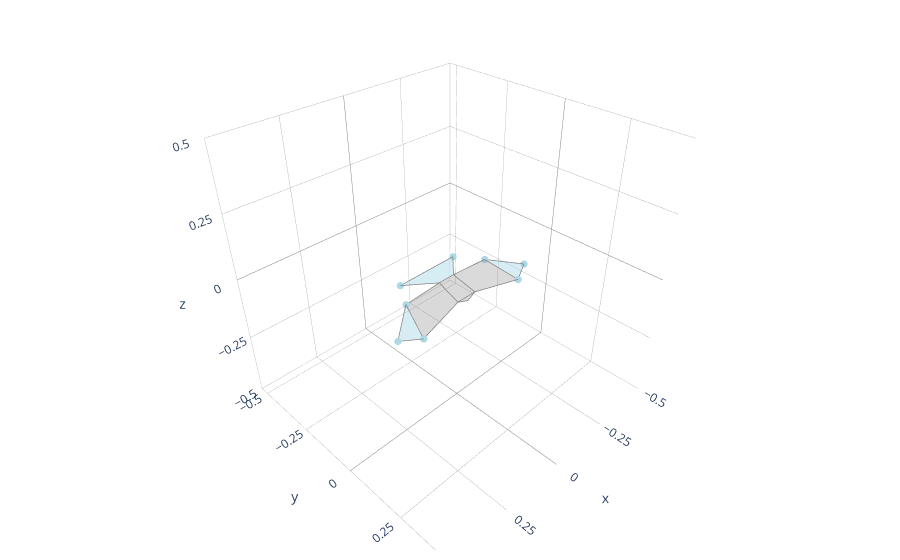

The notebook cell saved with this chart:
### Code cell
hawk3d = Hawk3D("../data/mean_hawk_shape.csv")

scaling_factors = np.array([1.5, 1.5, 1.5])
hawk3d.set_fixed_marker_scaling(scaling_factors)

hawk3d.apply_fixed_marker_scaling()

plot_plotly(hawk3d)

### Figure 1 — Plotly figure (JSON) as saved in the notebook; plotly's stock layout.template omitted (floating-point values rounded to 4 significant figures)
{"data": [{"color": "lightblue", "hoverinfo": "none", "opacity": 0.5, "type": "mesh3d", "x": [-0.2977, -0.2242, -0.1848], "y": [0.0377, 0.07329, -0.04977], "z": [-0.04206, -0.05478, -0.01064]}, {"hoverinfo": "none", "line": {"color": "grey", "width": 1.5}, "mode": "lines", "name": "", "type": "scatter3d", "x": [-0.2977, -0.2242, -0.1848, -0.2977], "y": [0.0377, 0.07329, -0.04977, 0.0377], "z": [-0.04206, -0.05478, -0.01064, -0.04206]}, {"color": "lightblue", "hoverinfo": "none", "opacity": 0.5, "type": "mesh3d", "x": [0.2977, 0.2242, 0.1848], "y": [0.0377, 0.07329, -0.04977], "z": [-0.04206, -0.05478, -0.01064]}, {"hoverinfo": "none", "line": {"color": "grey", "width": 1.5}, "mode": "lines", "name": "", "type": "scatter3d", "x": [0.2977, 0.2242, 0.1848, 0.2977], "y": [0.0377, 0.07329, -0.04977, 0.0377], "z": [-0.04206, -0.05478, -0.01064, -0.04206]}, {"color": "grey", "hoverinfo": "none", "opacity": 0.3, "type": "mesh3d", "x": [-0.2242, -0.1848, -0.03333, -0.04], "y": [0.07329, -0.04977, -0.05333, 0.04], "z": [-0.05478, -0.01064, -0.003333, -0.03]}, {"hoverinfo": "none", "line": {"color": "grey", "width": 1.5}, "mode": "lines", "name": "", "type": "scatter3d", "x": [-0.2242, -0.1848, -0.03333, -0.04, -0.2242], "y": [0.07329, -0.04977, -0.05333, 0.04, 0.07329], "z": [-0.05478, -0.01064, -0.003333, -0.03, -0.05478]}, {"color": "grey", "hoverinfo": "none", "opacity": 0.3, "type": "mesh3d", "x": [0.2242, 0.1848, 0.03333, 0.04], "y": [0.07329, -0.04977, -0.05333, 0.04], "z": [-0.05478, -0.01064, -0.003333, -0.03]}, {"hoverinfo": "none", "line": {"color": "grey", "width": 1.5}, "mode": "lines", "name": "", "type": "scatter3d", "x": [0.2242, 0.1848, 0.03333, 0.04, 0.2242], "y": [0.07329, -0.04977, -0.05333, 0.04, 0.07329], "z": [-0.05478, -0.01064, -0.003333, -0.03, -0.05478]}, {"color": "grey", "hoverinfo": "none", "opacity": 0.3, "type": "mesh3d", "x": [0.04, -0.04, -0.03333, 0.03333], "y": [0.04, 0.04, -0.05333, -0.05333], "z": [-0.03, -0.03, -0.003333, -0.003333]}, {"hoverinfo": "none", "line": {"color": "grey", "width": 1.5}, "mode": "lines", "name": "", "type": "scatter3d", "x": [0.04, -0.04, -0.03333, 0.03333, 0.04], "y": [0.04, 0.04, -0.05333, -0.05333, 0.04], "z": [-0.03, -0.03, -0.003333, -0.003333, -0.03]}, {"color": "grey", "hoverinfo": "none", "opacity": 0.3, "type": "mesh3d", "x": [0.04, 2.495e-05, -0.04], "y": [0.04, 0.047, 0.04], "z": [-0.03, -0.04113, -0.03]}, {"hoverinfo": "none", "line": {"color": "grey", "width": 1.5}, "mode": "lines", "name": "", "type": "scatter3d", "x": [0.04, 2.495e-05, -0.04, 0.04], "y": [0.04, 0.047, 0.04, 0.04], "z": [-0.03, -0.04113, -0.03, -0.03]}, {"color": "lightblue", "hoverinfo": "none", "opacity": 0.5, "type": "mesh3d", "x": [0.124, -0.124, -0.03333, 0.03333], "y": [-0.146, -0.146, -0.05333, -0.05333], "z": [-0.0158, -0.0158, -0.003333, -0.003333]}, {"hoverinfo": "none", "line": {"color": "grey", "width": 1.5}, "mode": "lines", "name": "", "type": "scatter3d", "x": [0.124, -0.124, -0.03333, 0.03333, 0.124], "y": [-0.146, -0.146, -0.05333, -0.05333, -0.146], "z": [-0.0158, -0.0158, -0.003333, -0.003333, -0.0158]}, {"hoverinfo": "none", "marker": {"color": "lightblue", "opacity": 1, "size": 2.5}, "mode": "markers", "type": "scatter3d", "x": [-0.2977, 0.2977, -0.2242, 0.2242, -0.1848, 0.1848, -0.124, 0.124], "y": [0.0377, 0.0377, 0.07329, 0.07329, -0.04977, -0.04977, -0.146, -0.146], "z": [-0.04206, -0.04206, -0.05478, -0.05478, -0.01064, -0.01064, -0.0158, -0.0158]}], "layout": {"margin": {"b": 10, "l": 10, "r": 10, "t": 10}, "scene": {"aspectmode": "cube", "aspectratio": {"x": 1, "y": 1, "z": 1}, "xaxis": {"backgroundcolor": "white", "dtick": 0.25, "gridcolor": "grey", "gridwidth": 0.5, "range": [-0.5, 0.5], "showbackground": true, "zerolinecolor": "grey"}, "yaxis": {"backgroundcolor": "white", "dtick": 0.25, "gridcolor": "grey", "gridwidth": 0.5, "range": [-0.5364, 0.4636], "showbackground": true, "zerolinecolor": "grey"}, "zaxis": {"backgroundcolor": "white", "dtick": 0.25, "gridcolor": "grey", "gridwidth": 0.5, "range": [-0.5, 0.5], "showbackground": true, "zerolinecolor": "grey"}}, "showlegend": false}}
